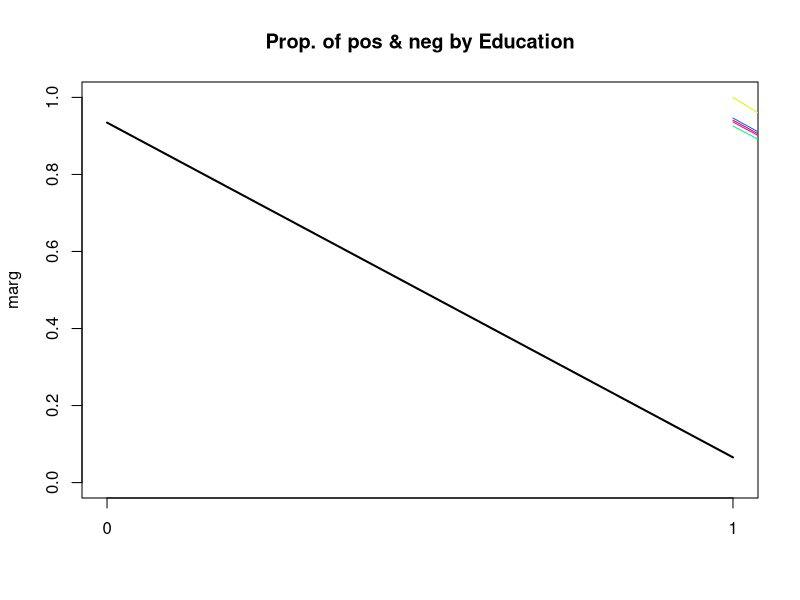
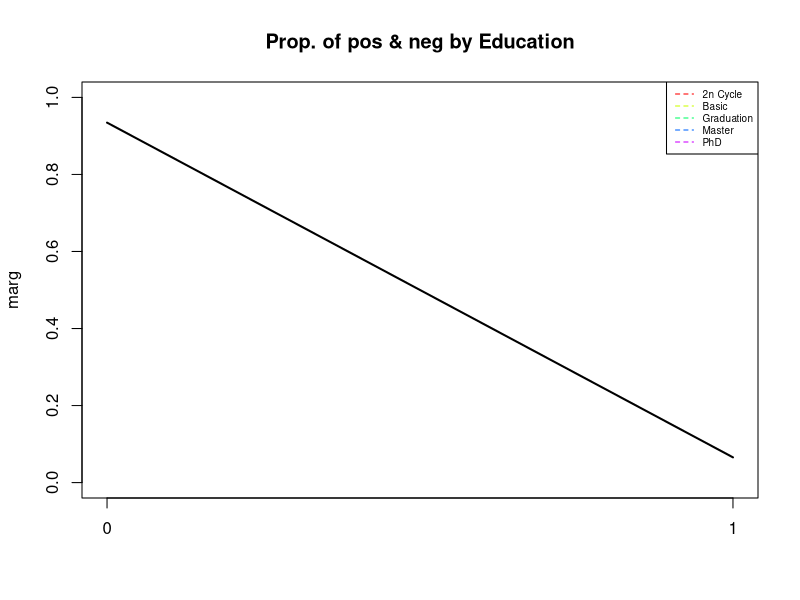
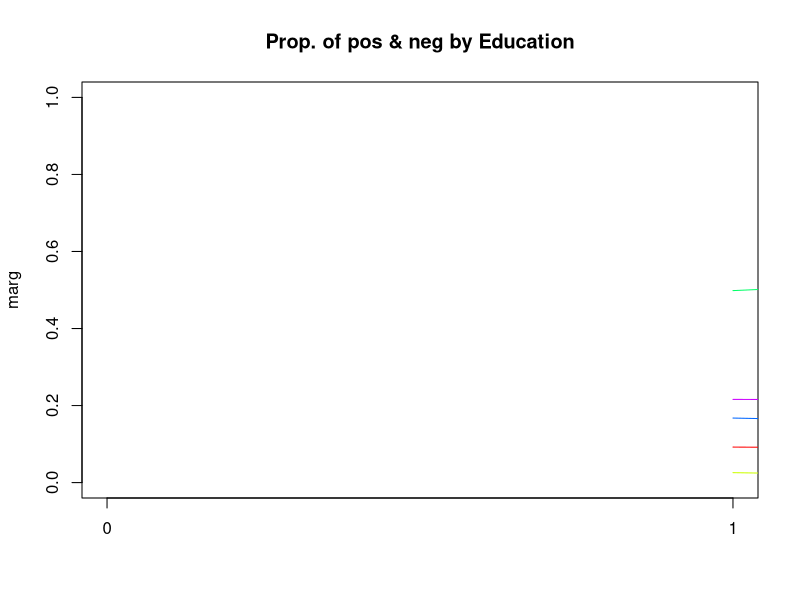
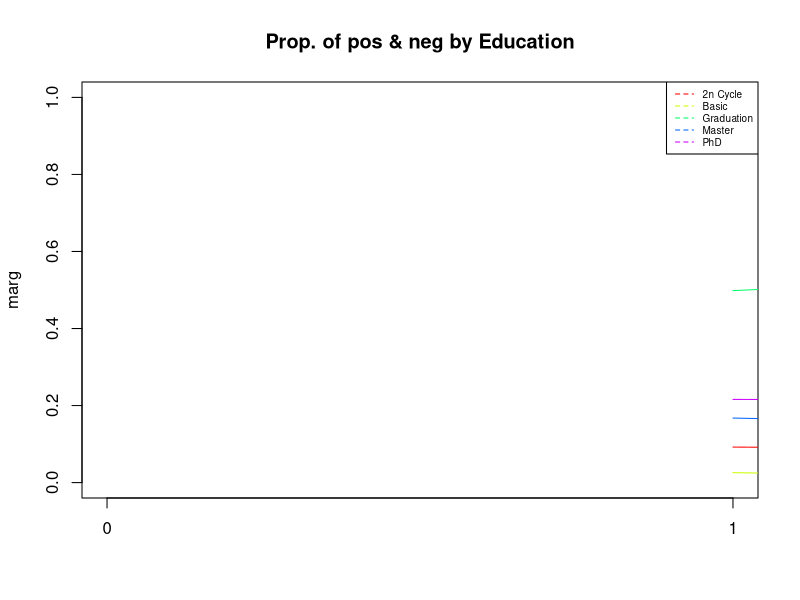
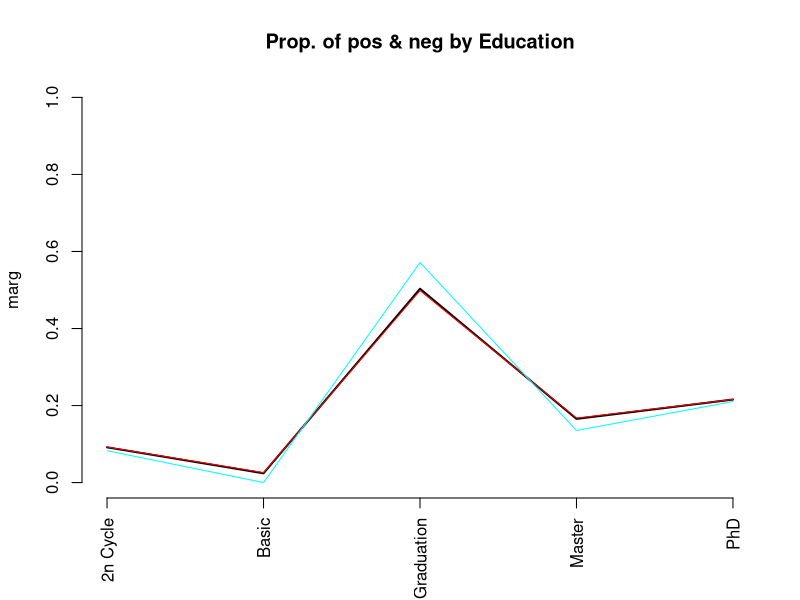
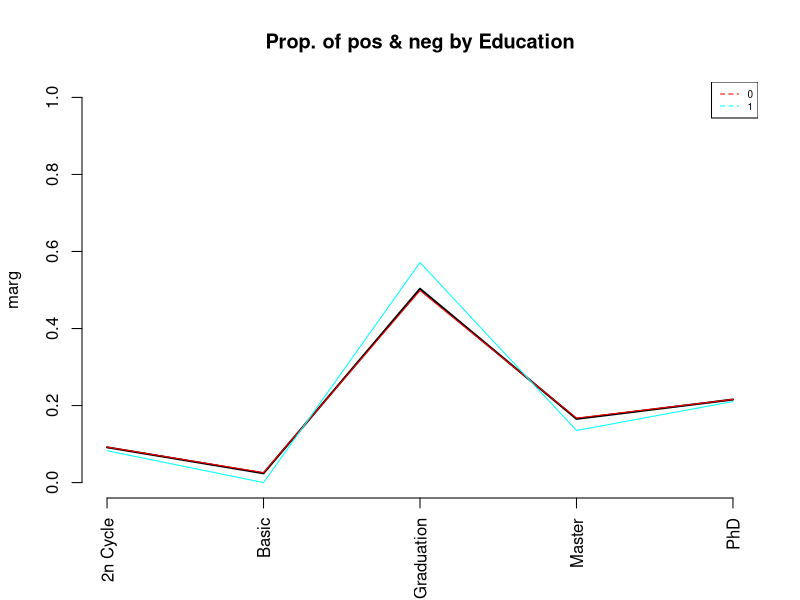
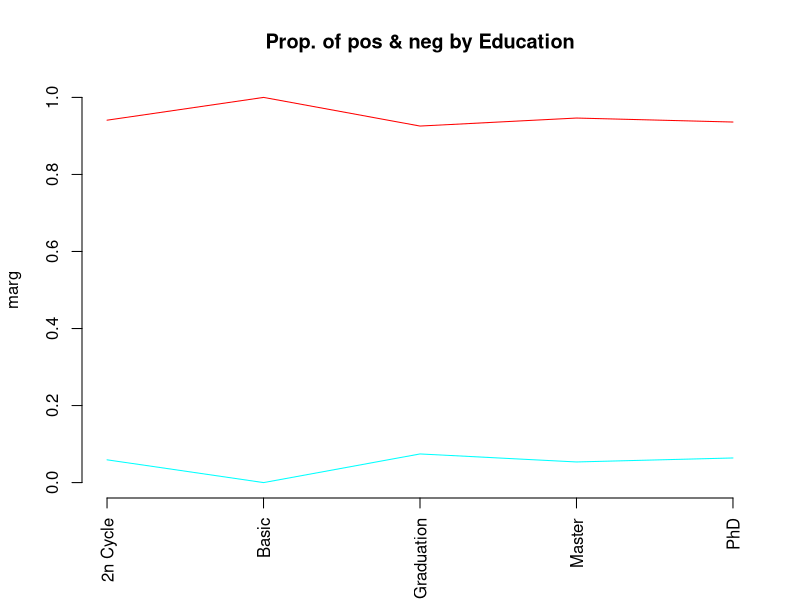
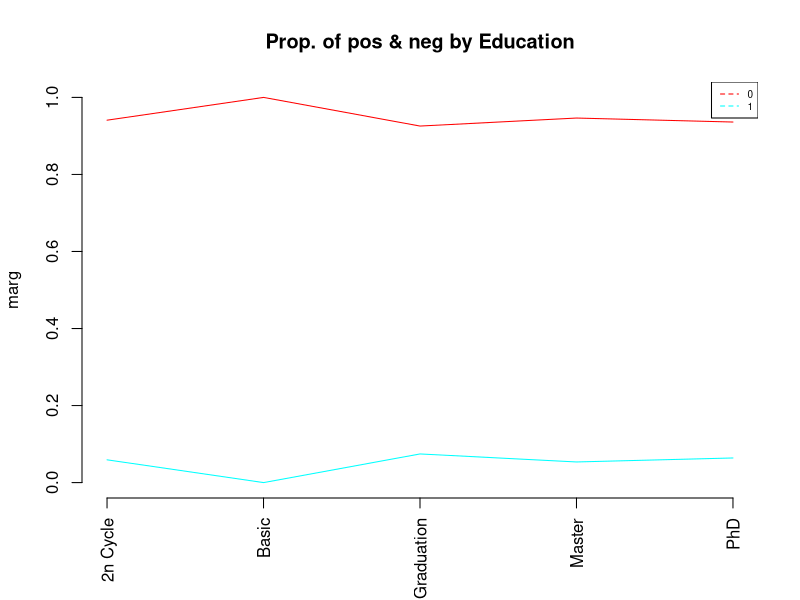

The R source for these figures, in order:
#  READING CREDSCO_BIN
# load("d:/karina/docencia/DataMiningEI/Practiques/2CredscoProfiling/credscok_bin")

#read data only if required
setwd("C:/Users/Michel/Desktop/UPC/Q5/MD/MD-D4")
dd <- read.table("ifood_enriched.csv",header=T, sep=",", dec='.');

names(dd)

attach(dd)

#Dictamen    <- as.factor(Dictamen)
#levels(Dictamen) <- c(NA, "positiu","negatiu")


#Calcula els valor test de la variable Xnum per totes les modalitats del factor P
ValorTestXnum <- function(Xnum,P){
  #freq dis of fac
  nk <- as.vector(table(P)); 
  n <- sum(nk); 
  #mitjanes x grups
  xk <- tapply(Xnum,P,mean);
  #valors test
  txk <- (xk-mean(Xnum))/(sd(Xnum)*sqrt((n-nk)/(n*nk))); 
  #p-values
  pxk <- pt(txk,n-1,lower.tail=F);
  for(c in 1:length(levels(as.factor(P)))){if (pxk[c]>0.5){pxk[c]<-1-pxk[c]}}
  return (pxk)
}




ValorTestXquali <- function(P,Xquali){
  taula <- table(P,Xquali);
  n <- sum(taula); 
  pk <- apply(taula,1,sum)/n;
  pj <- apply(taula,2,sum)/n;
  pf <- taula/(n*pk);
  pjm <- matrix(data=pj,nrow=dim(pf)[1],ncol=dim(pf)[2], byrow=TRUE);      
  dpf <- pf - pjm; 
  dvt <- sqrt(((1-pk)/(n*pk))%*%t(pj*(1-pj))); 
  #i hi ha divisions iguals a 0 dona NA i no funciona
  zkj <- dpf
  zkj[dpf!=0]<-dpf[dpf!=0]/dvt[dpf!=0]; 
  pzkj <- pnorm(zkj,lower.tail=F);
  for(c in 1:length(levels(as.factor(P)))){for (s in 1:length(levels(Xquali))){if (pzkj[c,s]> 0.5){pzkj[c,s]<-1- pzkj[c,s]}}}
  return (list(rowpf=pf,vtest=zkj,pval=pzkj))
}


#source("file")
#dades contain the dataset
dades<-dd
#dades<-dd[filtro,]
#dades<-df
K<-dim(dades)[2]
par(ask=TRUE)


#P must contain the class variable
P<-dd[,21]
#P<-c2
#P<-dd[,18]
nameP<-"AccCmp1"
#P<-df[,33]

nc<-length(levels(factor(P)))
nc
pvalk <- matrix(data=0,nrow=nc,ncol=K, dimnames=list(levels(P),names(dades)))
nameP<-"Class"
n<-dim(dades)[1]

for(k in 1:K){
  if (is.numeric(dades[,k])){ 
    print(paste("Anàlisi per classes de la Variable:", names(dades)[k]))
    
    boxplot(dades[,k]~P, main=paste("Boxplot of", names(dades)[k], "vs", nameP ), horizontal=TRUE)
    
    barplot(tapply(dades[[k]], P, mean),main=paste("Means of", names(dades)[k], "by", nameP ))
    abline(h=mean(dades[[k]]))
    legend(0,mean(dades[[k]]),"global mean",bty="n")
    print("Estadístics per groups:")
    for(s in levels(as.factor(P))) {print(summary(dades[P==s,k]))}
    o<-oneway.test(dades[,k]~P)
    print(paste("p-valueANOVA:", o$p.value))
    kw<-kruskal.test(dades[,k]~P)
    print(paste("p-value Kruskal-Wallis:", kw$p.value))
    pvalk[,k]<-ValorTestXnum(dades[,k], P)
    print("p-values ValorsTest: ")
    print(pvalk[,k])      
  }else{
    if(class(dd[,k])=="Date"){
      print(summary(dd[,k]))
      print(sd(dd[,k]))
      #decide breaks: weeks, months, quarters...
      hist(dd[,k],breaks="weeks")
    }else{
      #qualitatives
      print(paste("Variable", names(dades)[k]))
      table<-table(P,dades[,k])
      #   print("Cross-table")
      #   print(table)
      rowperc<-prop.table(table,1)
      
      colperc<-prop.table(table,2)
      #  print("Distribucions condicionades a files")
      # print(rowperc)
      
      #ojo porque si la variable es true o false la identifica amb el tipus Logical i
      #aquest no te levels, por tanto, coertion preventiva
      
      dades[,k]<-as.factor(dades[,k])
      
      
      marg <- table(as.factor(P))/n
      print(append("Categories=",levels(as.factor(dades[,k]))))
      
      #from next plots, select one of them according to your practical case
      plot(marg,type="l",ylim=c(0,1),main=paste("Prop. of pos & neg by",names(dades)[k]))
      paleta<-rainbow(length(levels(dades[,k])))
      for(c in 1:length(levels(dades[,k]))){lines(colperc[,c],col=paleta[c]) }
      
      #with legend
      plot(marg,type="l",ylim=c(0,1),main=paste("Prop. of pos & neg by",names(dades)[k]))
      paleta<-rainbow(length(levels(dades[,k])))
      for(c in 1:length(levels(dades[,k]))){lines(colperc[,c],col=paleta[c]) }
      legend("topright", levels(dades[,k]), col=paleta, lty=2, cex=0.6)
      
      #condicionades a classes
      print(append("Categories=",levels(dades[,k])))
      plot(marg,type="n",ylim=c(0,1),main=paste("Prop. of pos & neg by",names(dades)[k]))
      paleta<-rainbow(length(levels(dades[,k])))
      for(c in 1:length(levels(dades[,k]))){lines(rowperc[,c],col=paleta[c]) }
      
      #with legend
      plot(marg,type="n",ylim=c(0,1),main=paste("Prop. of pos & neg by",names(dades)[k]))
      paleta<-rainbow(length(levels(dades[,k])))
      for(c in 1:length(levels(dades[,k]))){lines(rowperc[,c],col=paleta[c]) }
      legend("topright", levels(dades[,k]), col=paleta, lty=2, cex=0.6)
      
      #amb variable en eix d'abcisses
      marg <-table(dades[,k])/n
      print(append("Categories=",levels(dades[,k])))
      plot(marg,type="l",ylim=c(0,1),main=paste("Prop. of pos & neg by",names(dades)[k]), las=3)
      #x<-plot(marg,type="l",ylim=c(0,1),main=paste("Prop. of pos & neg by",names(dades)[k]), xaxt="n")
      #text(x=x+.25, y=-1, adj=1, levels(CountryName), xpd=TRUE, srt=25, cex=0.7)
      paleta<-rainbow(length(levels(as.factor(P))))
      for(c in 1:length(levels(as.factor(P)))){lines(rowperc[c,],col=paleta[c]) }
      
      #with legend
      plot(marg,type="l",ylim=c(0,1),main=paste("Prop. of pos & neg by",names(dades)[k]), las=3)
      for(c in 1:length(levels(as.factor(P)))){lines(rowperc[c,],col=paleta[c])}
      legend("topright", levels(as.factor(P)), col=paleta, lty=2, cex=0.6)
      
      #condicionades a columna 
      plot(marg,type="n",ylim=c(0,1),main=paste("Prop. of pos & neg by",names(dades)[k]), las=3)
      paleta<-rainbow(length(levels(as.factor(P))))
      for(c in 1:length(levels(as.factor(P)))){lines(colperc[c,],col=paleta[c]) }
      
      #with legend
      plot(marg,type="n",ylim=c(0,1),main=paste("Prop. of pos & neg by",names(dades)[k]), las=3)
      for(c in 1:length(levels(as.factor(P)))){lines(colperc[c,],col=paleta[c])}
      legend("topright", levels(as.factor(P)), col=paleta, lty=2, cex=0.6)
      
      table<-table(dades[,k],P)
      print("Cross Table:")
      print(table)
      print("Distribucions condicionades a columnes:")
      print(colperc)
      
      #diagrames de barres apilades                                         
      
      paleta<-rainbow(length(levels(dades[,k])))
      barplot(table(dades[,k], as.factor(P)), beside=FALSE,col=paleta )
      
      barplot(table(dades[,k], as.factor(P)), beside=FALSE,col=paleta )
      legend("topright",levels(as.factor(dades[,k])),pch=1,cex=0.5, col=paleta)
      
      #diagrames de barres adosades
      barplot(table(dades[,k], as.factor(P)), beside=TRUE,col=paleta )
      
      barplot(table(dades[,k], as.factor(P)), beside=TRUE,col=paleta)
      legend("topright",levels(as.factor(dades[,k])),pch=1,cex=0.5, col=paleta)
      
      print("Test Fisher: ")
      print(fisher.test(dades[,k], as.factor(P), simulate.p.value = TRUE, B = 2000, workspace = 2000000)) 
      
      print("valorsTest:")
      print( ValorTestXquali(P,dades[,k]))
      #calcular els pvalues de les quali
    }
  }
}#endfor

#descriptors de les classes més significatius. Afegir info qualits
for (c in 1:length(levels(as.factor(P)))) {
  if(!is.na(levels(as.factor(P))[c])){
    print(paste("P.values per class:",levels(as.factor(P))[c]));
    print(sort(pvalk[c,]), digits=3) 
  }
}

#afegir la informacio de les modalitats de les qualitatives a la llista de pvalues i fer ordenacio global

#saving the dataframe in an external file
#write.table(dd, file = "ifood_enriched.csv", sep = ",", na = "NA", dec = ".", row.names = FALSE, col.names = TRUE)


